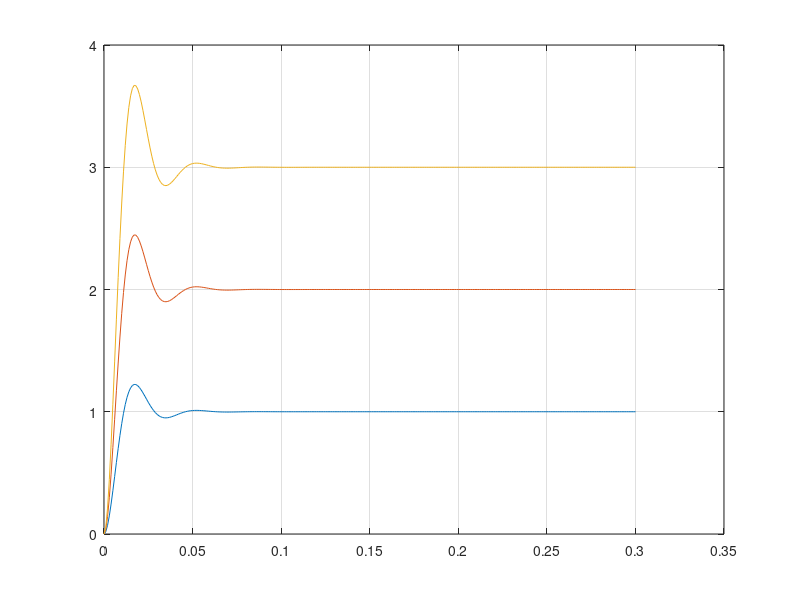

MATLAB code to generate this figure:
% partie 1 
p = tf('p');
G1 = 1/(1+0.5*p);
G2 = 0.8/(1+0.5*p);
G3 = 0.5/(1+0.5*p);

t = 0:0.1:10;
y1 = step(G1,t);
y2 = step(G2,t);
y3 = step(G3,t);

plot(t,y1,t,y2,t,y3)
grid on
pause ;

G4 = 1/(1+0.5*p);
G5 = 1/(1+1.5*p);
G6 = 1/(1+3.5*p);

t = 0:0.1:10;
y4 = step(G4,t);
y5 = step(G5,t);
y6 = step(G6,t);

plot(t,y4,t,y5,t,y6)
grid on
pause;

%partie 2 
H1 = 200^2/((p^2) + 2*0.1*200*p + 200^2);
H2 = 200^2/((p^2) + 2*0.5*200*p + 200^2);
H3 = 200^2/((p^2) + 2*(sqrt(2)/2)*200*p + 200^2);
H4 = 200^2/((p^2) + 2*1*200*p + 200^2);
H5 = 200^2/((p^2) + 2*2*200*p + 200^2);

t2 = 0:0.001:0.3 ;
z1 = step(H1,t2);
z2 = step(H2,t2);
z3 = step(H3,t2);
z4 = step(H4,t2);
z5 = step(H5,t2);

plot(t2,z1,t2,z2,t2,z3,t2,z4,t2,z5)
grid on
pause;

H6 = 200^2/((p^2) + 2*0.43*200*p + 200^2);
H7 = 2*(200^2)/((p^2) + 2*0.43*200*p + 200^2);
H8 = 3*(200^2)/((p^2) + 2*0.43*200*p + 200^2);

z6 = step(H6,t2);
z7 = step(H7,t2);
z8 = step(H8,t2);

plot(t2,z6,t2,z7,t2,z8)
grid on